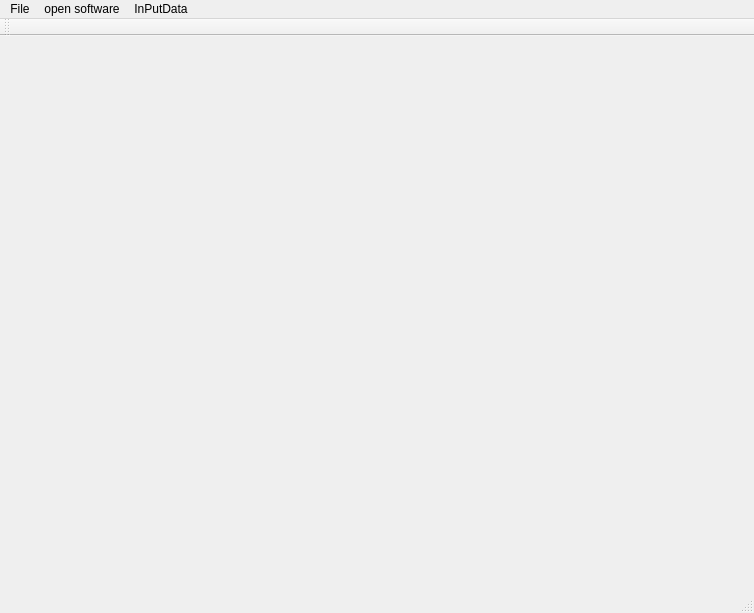
<?xml version="1.0" encoding="UTF-8"?>
<ui version="4.0">
 <class>QtGuiApplication2Class</class>
 <widget class="QMainWindow" name="QtGuiApplication2Class">
  <property name="geometry">
   <rect>
    <x>0</x>
    <y>0</y>
    <width>754</width>
    <height>613</height>
   </rect>
  </property>
  <property name="windowTitle">
   <string>QtGuiApplication2</string>
  </property>
  <widget class="QWidget" name="centralWidget">
   <layout class="QGridLayout" name="gridLayout_2">
    <item row="0" column="0">
     <layout class="QGridLayout" name="gridLayout">
      <item row="0" column="0">
       <widget class="QVTKWidget" name="qvtkWidget"/>
      </item>
      <item row="0" column="1">
       <widget class="QVTKWidget" name="qvtkWidget_3"/>
      </item>
      <item row="1" column="0">
       <widget class="QVTKWidget" name="qvtkWidget_2"/>
      </item>
      <item row="1" column="1">
       <widget class="QVTKWidget" name="qvtkWidget_4"/>
      </item>
     </layout>
    </item>
   </layout>
  </widget>
  <widget class="QMenuBar" name="menuBar">
   <property name="geometry">
    <rect>
     <x>0</x>
     <y>0</y>
     <width>754</width>
     <height>23</height>
    </rect>
   </property>
   <widget class="QMenu" name="menuMenu">
    <property name="title">
     <string>File</string>
    </property>
    <addaction name="actionopen"/>
   </widget>
   <widget class="QMenu" name="menuinputdata">
    <property name="title">
     <string>InPutData</string>
    </property>
    <addaction name="actionMesh_Setup_2"/>
    <addaction name="actionBoundary_Setup"/>
    <addaction name="actionPhysics_Setup_2"/>
    <addaction name="actionNonlinear_Solver_Setup"/>
    <addaction name="actionLinear_Solver_Setup"/>
    <addaction name="actionPreconditioner_Setup"/>
    <addaction name="actionTwo_Level_Preconditioner"/>
    <addaction name="actionOutput_Setup"/>
    <addaction name="actionOther_Setups"/>
    <addaction name="actionModify_Finish"/>
   </widget>
   <widget class="QMenu" name="menuEdit">
    <property name="title">
     <string>open software</string>
    </property>
    <addaction name="actionOpenExe"/>
   </widget>
   <addaction name="menuMenu"/>
   <addaction name="menuEdit"/>
   <addaction name="menuinputdata"/>
  </widget>
  <widget class="QToolBar" name="mainToolBar">
   <attribute name="toolBarArea">
    <enum>TopToolBarArea</enum>
   </attribute>
   <attribute name="toolBarBreak">
    <bool>false</bool>
   </attribute>
  </widget>
  <widget class="QStatusBar" name="statusBar"/>
  <action name="actionopen">
   <property name="text">
    <string>open</string>
   </property>
  </action>
  <action name="FileNameAction">
   <property name="text">
    <string>File Name</string>
   </property>
  </action>
  <action name="CoordinateSaleXDirectionAction">
   <property name="text">
    <string>Coordinate Scale (X-direction)</string>
   </property>
  </action>
  <action name="CoordinateScaleYDirectionaction">
   <property name="text">
    <string>Coordinate Scale (Y-direction)</string>
   </property>
  </action>
  <action name="CoordinateScaleZDirectionAction">
   <property name="text">
    <string>Coordinate Scale (Z-direction)</string>
   </property>
  </action>
  <action name="BoundaryTypeAction">
   <property name="text">
    <string>Boundary Type</string>
   </property>
  </action>
  <action name="NodeSetFileAction">
   <property name="text">
    <string>Node Set File</string>
   </property>
  </action>
  <action name="SideSetFileAction">
   <property name="text">
    <string>Side Set File</string>
   </property>
  </action>
  <action name="WindkesselFileAction">
   <property name="text">
    <string>Windkessel File</string>
   </property>
  </action>
  <action name="InletFlowRateFileAction">
   <property name="text">
    <string>Inlet Flow Rate File</string>
   </property>
  </action>
  <action name="NumberOfOutletsAction">
   <property name="text">
    <string>Number of Outlets</string>
   </property>
  </action>
  <action name="IndexForAortaOutletAction">
   <property name="text">
    <string>Index for Aorta Outlet</string>
   </property>
  </action>
  <action name="IncludeInletBoundaryAction">
   <property name="text">
    <string>Include Inlet Boundary</string>
   </property>
  </action>
  <action name="IncludeWallBoundaryAction">
   <property name="text">
    <string>Include Wall Boundary</string>
   </property>
  </action>
  <action name="InletBoudaryNormXDirectionAction">
   <property name="text">
    <string>Inlet Boudary Norm (X-direction)</string>
   </property>
  </action>
  <action name="InletBoudaryNormYDirectionAction">
   <property name="text">
    <string>Inlet Boudary Norm (Y-direction)</string>
   </property>
  </action>
  <action name="InletBoudaryNormZDirectionAction">
   <property name="text">
    <string>Inlet Boudary Norm (Z-direction)</string>
   </property>
  </action>
  <action name="InletBoudaryLowBoundXDirectionAction">
   <property name="text">
    <string>Inlet Boudary Low Bound (X-direction)</string>
   </property>
  </action>
  <action name="InletBoudaryLowBoundYDirectionAction">
   <property name="text">
    <string>Inlet Boudary Low Bound (Y-direction)</string>
   </property>
  </action>
  <action name="InletBoudaryLowBoundZDirectionAction">
   <property name="text">
    <string>Inlet Boudary Low Bound (Z-direction)</string>
   </property>
  </action>
  <action name="InletBoudaryUpperBoundXDirectionAction">
   <property name="text">
    <string>Inlet Boudary Upper Bound (X-direction)</string>
   </property>
  </action>
  <action name="InletBoudaryUpperBoundYDirectionAction">
   <property name="text">
    <string>Inlet Boudary Upper Bound (Y-direction)</string>
   </property>
  </action>
  <action name="InletBoudaryUpperBoundZDirectionAction">
   <property name="text">
    <string>Inlet Boudary Upper Bound (Z-direction)</string>
   </property>
  </action>
  <action name="InletBoudaryAreaAction">
   <property name="text">
    <string>Inlet Boudary Area</string>
   </property>
  </action>
  <action name="InletFlowRateFactorAction">
   <property name="text">
    <string>Inlet Flow Rate Factor</string>
   </property>
  </action>
  <action name="ParabolicInflowAction">
   <property name="text">
    <string>Parabolic Inflow</string>
   </property>
  </action>
  <action name="TotalResistanceAction">
   <property name="text">
    <string>Total Resistance</string>
   </property>
  </action>
  <action name="TotalCapacityAction">
   <property name="text">
    <string>Total Capacity</string>
   </property>
  </action>
  <action name="AllImpedanceAction">
   <property name="text">
    <string>All Impedance</string>
   </property>
  </action>
  <action name="actionNonlinear_Solver_Setup">
   <property name="text">
    <string>Nonlinear Solver Setup</string>
   </property>
  </action>
  <action name="actionLinear_Solver_Setup">
   <property name="text">
    <string>Linear Solver Setup</string>
   </property>
  </action>
  <action name="actionPreconditioner_Setup">
   <property name="text">
    <string>Preconditioner Setup</string>
   </property>
  </action>
  <action name="actionTwo_Level_Preconditioner">
   <property name="text">
    <string>Two-Level Preconditioner</string>
   </property>
  </action>
  <action name="actionOutput_Setup">
   <property name="text">
    <string>Output Setup</string>
   </property>
  </action>
  <action name="actionOther_Setups">
   <property name="text">
    <string>Other Setups</string>
   </property>
  </action>
  <action name="actionMesh_Setup_2">
   <property name="text">
    <string>Mesh Setup</string>
   </property>
  </action>
  <action name="actionBoundary_Setup">
   <property name="text">
    <string>Boundary Setup</string>
   </property>
  </action>
  <action name="actionPhysics_Setup_2">
   <property name="text">
    <string>Physics Setup</string>
   </property>
  </action>
  <action name="actionOpenExe">
   <property name="text">
    <string>Open Exe</string>
   </property>
  </action>
  <action name="actionModify_Finish">
   <property name="text">
    <string>Modify Finish</string>
   </property>
  </action>
 </widget>
 <layoutdefault spacing="6" margin="11"/>
 <customwidgets>
  <customwidget>
   <class>QVTKWidget</class>
   <extends>QWidget</extends>
   <header>QVTKWidget.h</header>
  </customwidget>
 </customwidgets>
 <resources>
  <include location="ArteryTechQtProject.qrc"/>
 </resources>
 <connections/>
</ui>
